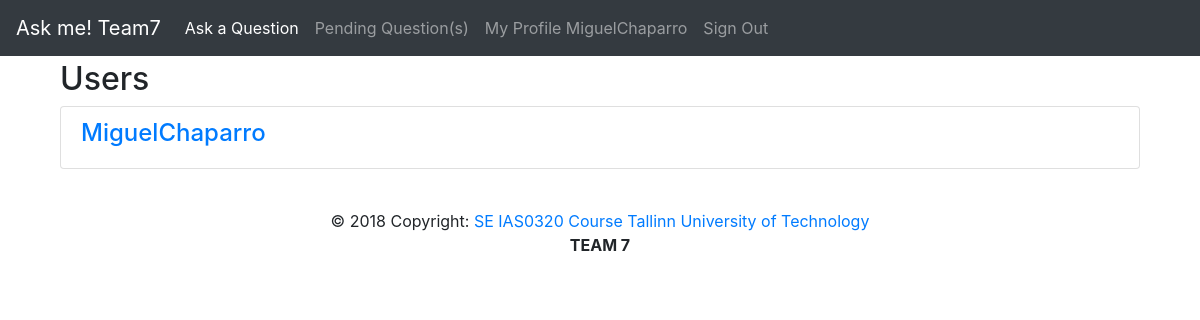
The app's page /users/ (signed in), older data.
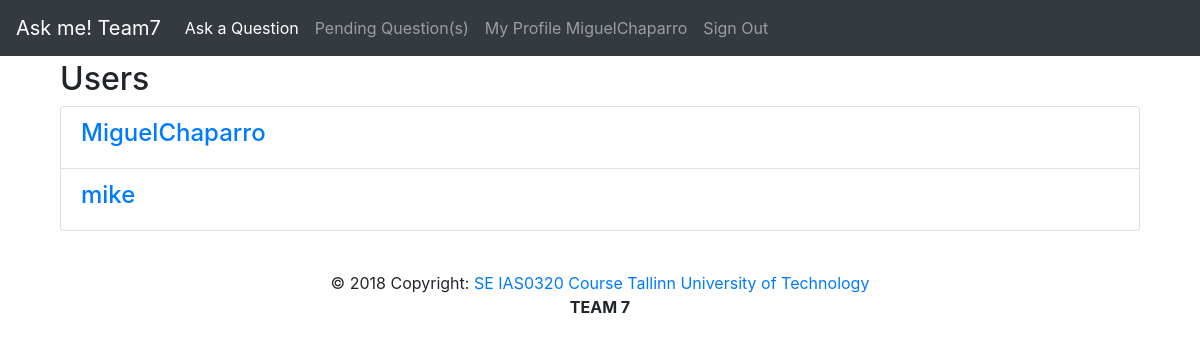
The same page, newer data.
### askme/users/models.py (models this page shows, shortened)
class User(AbstractUser):
    name = CharField(_("Name of User"), blank=True, max_length=255)

### askme/users/views.py (the view)
class UserListView(LoginRequiredMixin, ListView):
    model = User
    slug_field = "username"
    slug_url_kwarg = "username"

### askme/templates/users/user_list.html (shortened to what this page needs)
{% extends "base.html" %}
{% load static i18n %}
{% block content %}
<div class="container">
  <h2>Users</h2>
  <div class="list-group">
    {% for user in user_list %}
      <a href="{% url 'users:detail' user.username %}" class="list-group-item">
        <h4 class="list-group-item-heading">{{ user.username }}</h4>
      </a>
    {% endfor %}
  </div>
</div>
{% endblock content %}

### askme/templates/base.html (shortened to what this page needs)
{% load static i18n %}<!DOCTYPE html>
<html lang="en">
  <head>
	 <link rel="stylesheet" href="https://stackpath.bootstrapcdn.com/bootstrap/4.1.1/css/bootstrap.min.css">
    {% block css %}
    <link href="{% static 'css/project.css' %}" rel="stylesheet">
    {% endblock %}
  </head>
  <body>
    <div class="mb-1">
      <nav class="navbar navbar-expand-md navbar-dark bg-dark">
        <a class="navbar-brand" href="{% url 'home' %}">Ask me! Team7</a>
        <div class="collapse navbar-collapse" id="navbarSupportedContent">
          <ul class="navbar-nav mr-auto">
            <li class="nav-item active">
              <a class="nav-link" href="{% url 'home' %}">Ask a Question<span class="sr-only">(current)</span></a>
            </li>
            <li class="nav-item">
              <a class="nav-link" href="{% url 'pending_questions' %}"> Pending Question(s)</a>
            </li>
            {% if request.user.is_authenticated %}
              <li class="nav-item">
                <a class="nav-link" href="{% url 'users:detail' request.user.username  %}">{% trans "My Profile" %} {{ request.user }}</a>
              </li>
              <li class="nav-item">
                <a class="nav-link" href="{% url 'account_logout' %}">{% trans "Sign Out" %}</a>
              </li>
            {% endif %}
          </ul>
        </div>
      </nav>
    </div>
    <div class="container">
      {% block content %}{% endblock content %}
    </div>
<footer class="page-footer font-small blue pt-4">
    <div class="footer-copyright text-center py-3">© 2018 Copyright:
      <a  target="_blank" href="https://ois.ttu.ee/portal/page?_pageid=37,674581&_dad=portal&_schema=PORTAL&p_action=view&p_id=117191&p_session_id=71645268&p_public=1&p_mode=1&keel=ET">SE IAS0320 Course Tallinn University of Technology</a>
        <div style="font-weight:bold; cursor:pointer;"><span id="off">TEAM</span> <span id="on">7</span></div>
    </div>
  </footer>
  </body>
</html>

Row changes from the older to the newer data that the page shows:
added User: username "mike"
